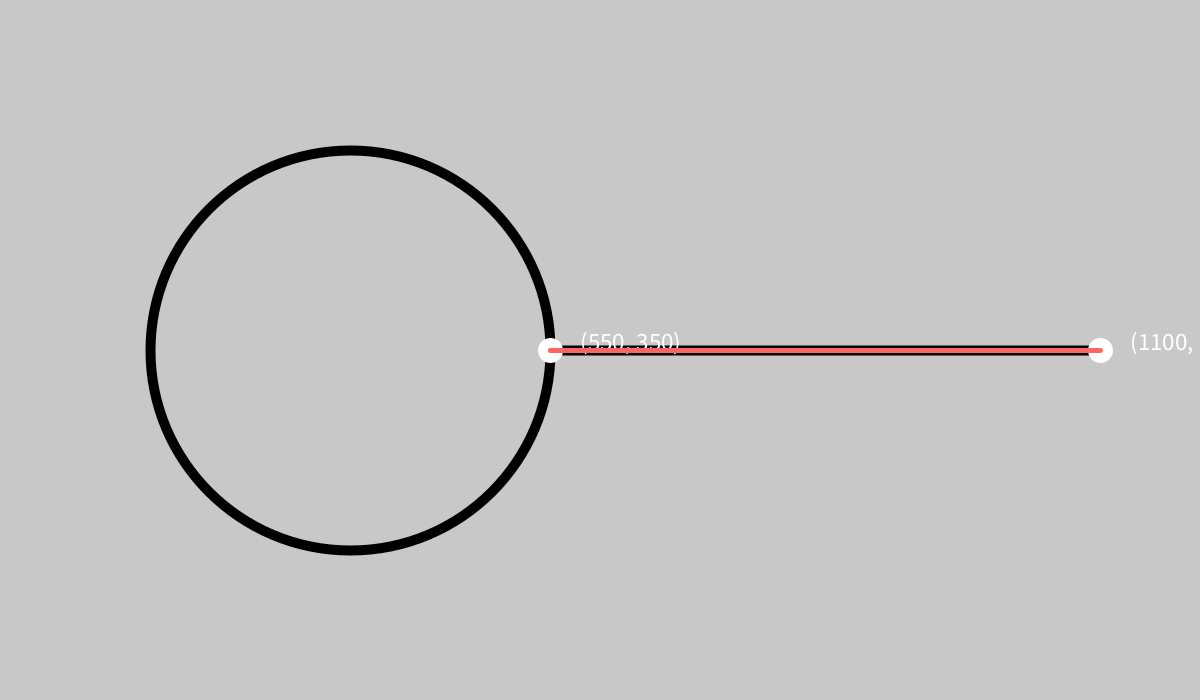
Frame 1 (no input)
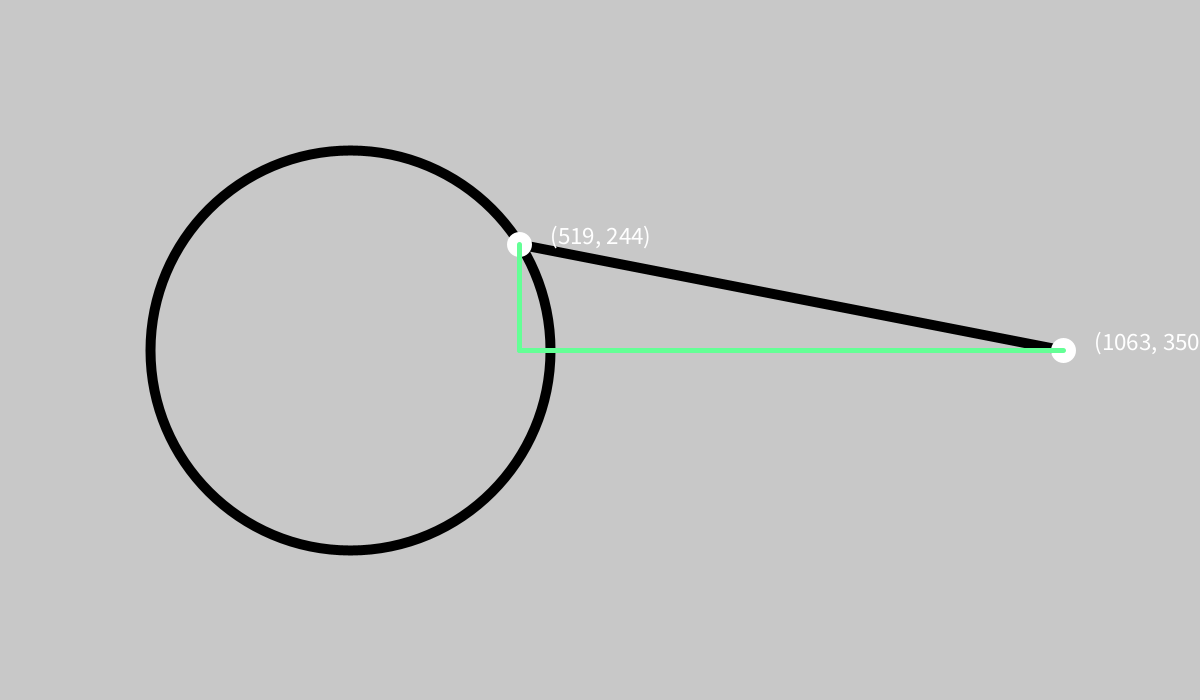
Frame 60 (the mouse pressed at the canvas centre just before this capture)
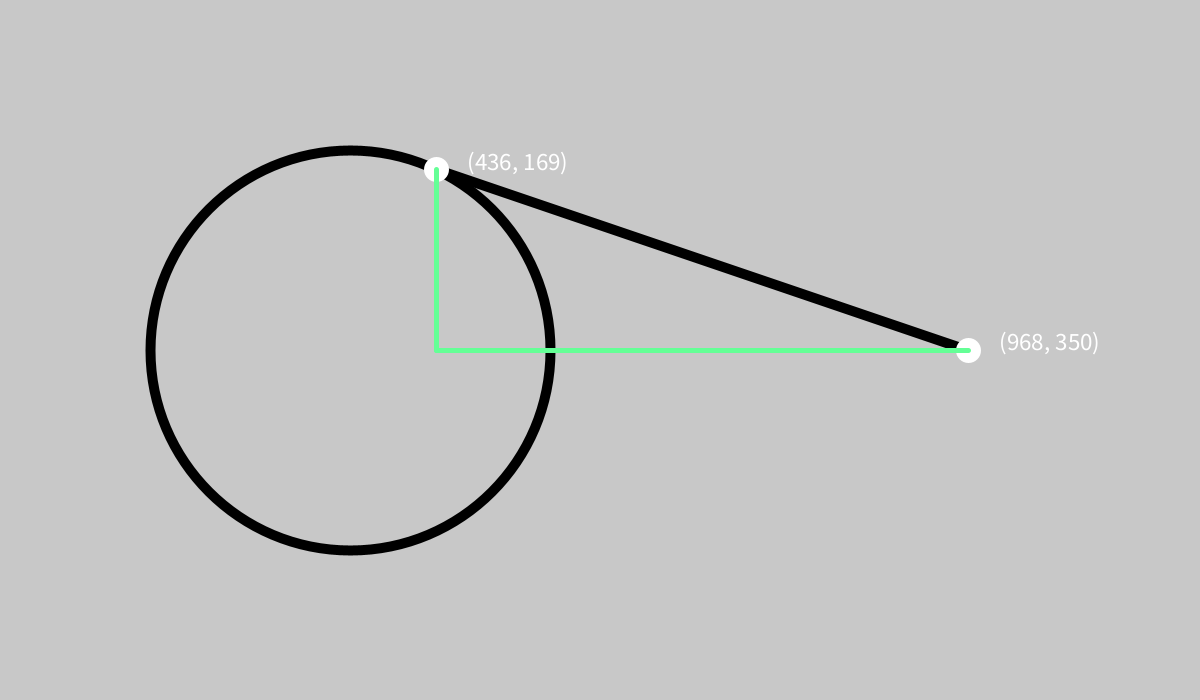
Frame 120 (the mouse held since frame 60 and released just before this capture)

The Processing sketch that drew these frames (run headless with seeded random() and noise(); from frame 60 on, the mouse is pressed at the canvas centre):

// Processing sketch: Piston_Problem
// ── Piston_Problem.pde

PVector pos;
int r = 200;
int l = 900;

int tSet = 30;

float theta = 0;

void setup() {
  size(1200, 700);
  background(200);

  pos = new PVector(width / 2 - 250, height / 2);
}


void draw() {
  background(200);
  textSize(25);

  noFill();
  strokeWeight(10);
  stroke(0);
  ellipse(pos.x, pos.y, 2 * r, 2 * r);

  line((r * cos(6 * PI * theta)) + pos.x, (r * sin(6 * PI * theta)) + pos.y, f(theta), pos.y);
  text("(" + floor((r * cos(6 * PI * theta)) + pos.x) + ", " + floor((r * sin(6 * PI * theta)) + pos.y) + ")", (r * cos(6 * PI * theta)) + pos.x + tSet, (r * sin(6 * PI * theta)) + pos.y);
  text("(" + floor(f(theta)) + ", " + floor(pos.y) + ")", f(theta) + tSet, pos.y);
  
  strokeWeight(25);
  stroke(255);
  point(f(theta), pos.y);
  
  point((r * cos(6 * PI * theta)) + pos.x, (r * sin(6 * PI * theta)) + pos.y);
  
  if (sin(6 * PI * theta) < 0) {
    stroke(100, 255, 150);
  } else {
    stroke(255, 100, 100);
  }
  strokeWeight(5);
  line((r * cos(6 * PI * theta)) + pos.x, pos.y, (r * cos(6 * PI * theta)) + pos.x, (r * sin(6 * PI * theta)) + pos.y);
  line((r * cos(6 * PI * theta)) + pos.x, pos.y, f(theta), pos.y);

  theta -= 0.0005;
}

float f(float x) {
  float a = pow(l, 2) - ((pow(r,2) * pow(sin(6 * PI * x), 2)));
  float b = r * cos(6 * PI * x);
  
  return sqrt(a) + b;
}
